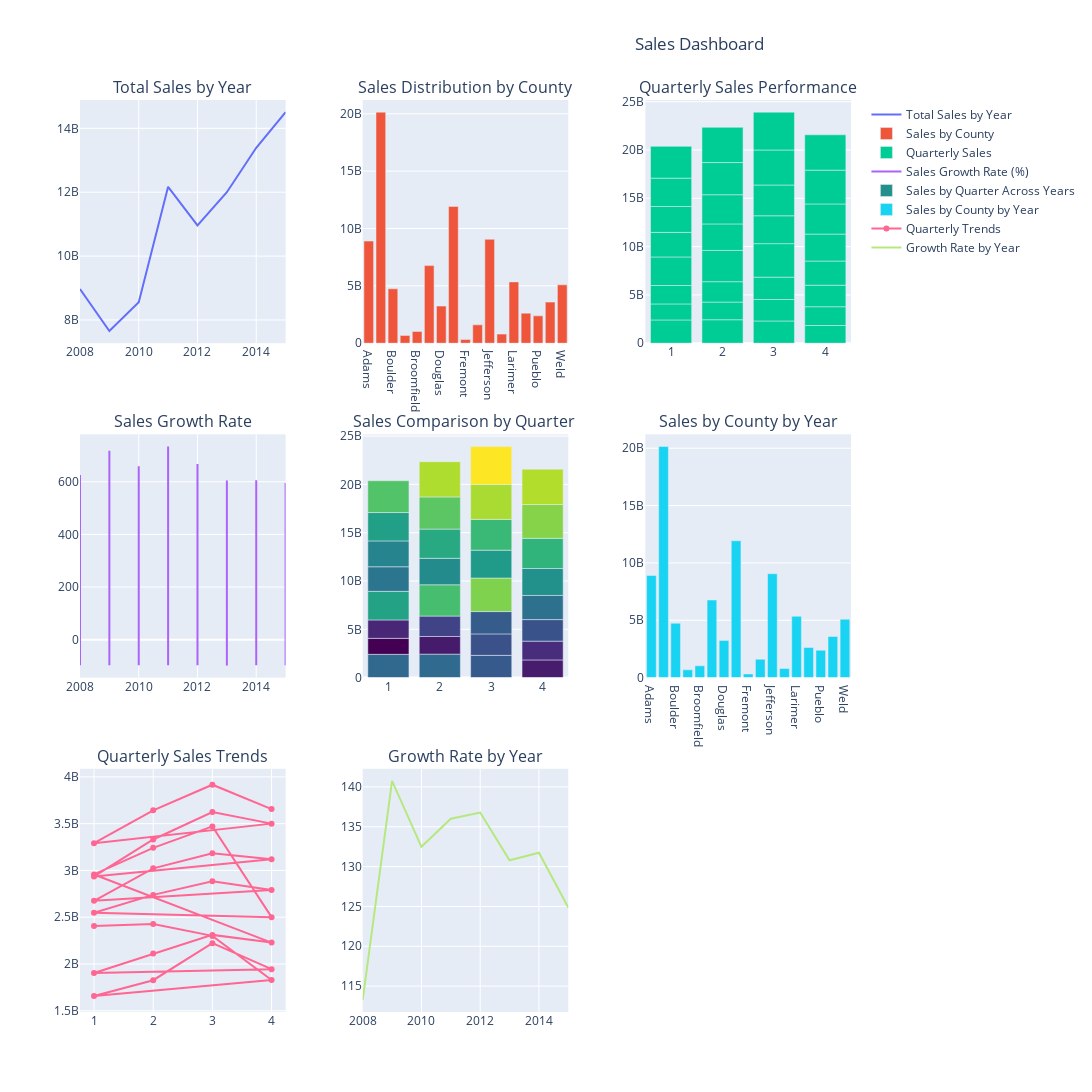

Notebook code for this chart:
### Code cell
# Create subplots
fig = make_subplots(
    rows=3, cols=3,
    subplot_titles=(
        "Total Sales by Year", "Sales Distribution by County", "Quarterly Sales Performance",
        "Sales Growth Rate", "Sales Comparison by Quarter ", 
        "Sales by County by Year", "Quarterly Sales Trends", "Growth Rate by Year"
    ),
    row_heights=[2.9, 2.9, 2.9],  # Adjust row heights for better layout
    vertical_spacing=0.1,
    horizontal_spacing=0.1
)

# 1. Total Sales by Year (Line chart)
total_sales_by_year = df.groupby('year')['sales'].sum().reset_index()
fig.add_trace(
    go.Scatter(x=total_sales_by_year['year'], y=total_sales_by_year['sales'], mode='lines', name="Total Sales by Year"),
    row=1, col=1
)

# 2. Sales Distribution by County (Bar chart)
sales_by_county = df.groupby('county')['sales'].sum().reset_index()
fig.add_trace(
    go.Bar(x=sales_by_county['county'], y=sales_by_county['sales'], name="Sales by County"),
    row=1, col=2
)

# 3. Quarterly Sales Performance (Bar chart)
quarterly_sales = df.groupby(['year', 'quarter'])['sales'].sum().reset_index()
fig.add_trace(
    go.Bar(x=quarterly_sales['quarter'], y=quarterly_sales['sales'], name="Quarterly Sales"),
    row=1, col=3
)

# 4. Sales Growth Rate (Line chart)
df['growth_rate'] = df.groupby('year')['sales'].pct_change() * 100
fig.add_trace(
    go.Scatter(x=df['year'], y=df['growth_rate'], mode='lines', name="Sales Growth Rate (%)"),
    row=2, col=1
)

# 5. Sales Comparison by Quarter Across Years (Bar chart)
fig.add_trace(
    go.Bar(
        x=quarterly_sales['quarter'], 
        y=quarterly_sales['sales'],
        name="Sales by Quarter Across Years",
        marker=dict(color=quarterly_sales['sales'], colorscale='Viridis')
    ),
    row=2, col=2
)

# 6. Sales by County by Year (Bar chart)
fig.add_trace(
    go.Bar(x=sales_by_county['county'], y=sales_by_county['sales'], name="Sales by County by Year"),
    row=2, col=3
)

# 7. Quarterly Sales Trends (Line chart)
fig.add_trace(
    go.Scatter(x=quarterly_sales['quarter'], y=quarterly_sales['sales'], mode='lines+markers', name="Quarterly Trends"),
    row=3, col=1
)

# 8. Growth Rate by Year (Line chart)
growth_rate_by_year = df.groupby('year')['growth_rate'].mean().reset_index()
fig.add_trace(
    go.Scatter(x=growth_rate_by_year['year'], y=growth_rate_by_year['growth_rate'], mode='lines', name="Growth Rate by Year"),
    row=3, col=2
)

# Update layout to increase chart size
fig.update_layout(
    title_text="Sales Dashboard",
    showlegend=True,
    width=1100,  # Increase width
    height=1100,  # Increase height
    title_x=0.7  # Center the title
)

# Show the dashboard
fig.show()

### Figure 1 — Plotly figure (JSON) as saved in the notebook; plotly's stock layout.template omitted (floating-point values rounded to 4 significant figures; data arrays with more than 128 entries replaced by an {"elided": "..."} marker saying what was removed)
{"data": [{"mode": "lines", "name": "Total Sales by Year", "type": "scatter", "x": [2008, 2009, 2010, 2011, 2012, 2013, 2014, 2015], "xaxis": "x", "y": [8965561000, 7652500000, 8556088000, 12170441000, 10960876000, 12000615000, 13392487000, 14506732000], "yaxis": "y"}, {"name": "Sales by County", "type": "bar", "x": ["Adams", "Arapahoe", "Boulder", "Boulder/Broomfield", "Broomfield", "Denver", "Douglas", "El Paso", "Fremont", "Garfield", "Jefferson", "La Plata", "Larimer", "Mesa", "Pueblo", "Rest of State", "Weld"], "xaxis": "x2", "y": [8902115000, 20142323000, 4742532000, 677201000, 1027326000, 6763613000, 3236493000, 11926044000, 316939000, 1600594000, 9058407000, 792807000, 5344367000, 2621436000, 2384044000, 3582170000, 5086889000], "yaxis": "y2"}, {"name": "Quarterly Sales", "type": "bar", "x": [1, 2, 3, 4, 1, 2, 3, 4, 1, 2, 3, 4, 1, 2, 3, 4, 1, 2, 3, 4, 1, 2, 3, 4, 1, 2, 3, 4, 1, 2, 3, 4], "xaxis": "x3", "y": [2407552000, 2427936000, 2300541000, 1829532000, 1657155000, 1826950000, 2223123000, 1945272000, 1904579000, 2111542000, 2311231000, 2228736000, 2957148000, 3241654000, 3470846000, 2500793000, 2547108000, 2738843000, 2885037000, 2789888000, 2675387000, 3022493000, 3183370000, 3119365000, 2936644000, 3331042000, 3624346000, 3500455000, 3291273000, 3642834000, 3916440000, 3656185000], "yaxis": "y3"}, {"mode": "lines", "name": "Sales Growth Rate (%)", "type": "scatter", "x": {"elided": "501 int values"}, "xaxis": "x4", "y": {"elided": "501 float values"}, "yaxis": "y4"}, {"marker": {"color": [2407552000, 2427936000, 2300541000, 1829532000, 1657155000, 1826950000, 2223123000, 1945272000, 1904579000, 2111542000, 2311231000, 2228736000, 2957148000, 3241654000, 3470846000, 2500793000, 2547108000, 2738843000, 2885037000, 2789888000, 2675387000, 3022493000, 3183370000, 3119365000, 2936644000, 3331042000, 3624346000, 3500455000, 3291273000, 3642834000, 3916440000, 3656185000], "colorscale": [[0, "#440154"], [0.1111, "#482878"], [0.2222, "#3e4989"], [0.3333, "#31688e"], [0.4444, "#26828e"], [0.5556, "#1f9e89"], [0.6667, "#35b779"], [0.7778, "#6ece58"], [0.8889, "#b5de2b"], [1, "#fde725"]]}, "name": "Sales by Quarter Across Years", "type": "bar", "x": [1, 2, 3, 4, 1, 2, 3, 4, 1, 2, 3, 4, 1, 2, 3, 4, 1, 2, 3, 4, 1, 2, 3, 4, 1, 2, 3, 4, 1, 2, 3, 4], "xaxis": "x5", "y": [2407552000, 2427936000, 2300541000, 1829532000, 1657155000, 1826950000, 2223123000, 1945272000, 1904579000, 2111542000, 2311231000, 2228736000, 2957148000, 3241654000, 3470846000, 2500793000, 2547108000, 2738843000, 2885037000, 2789888000, 2675387000, 3022493000, 3183370000, 3119365000, 2936644000, 3331042000, 3624346000, 3500455000, 3291273000, 3642834000, 3916440000, 3656185000], "yaxis": "y5"}, {"name": "Sales by County by Year", "type": "bar", "x": ["Adams", "Arapahoe", "Boulder", "Boulder/Broomfield", "Broomfield", "Denver", "Douglas", "El Paso", "Fremont", "Garfield", "Jefferson", "La Plata", "Larimer", "Mesa", "Pueblo", "Rest of State", "Weld"], "xaxis": "x6", "y": [8902115000, 20142323000, 4742532000, 677201000, 1027326000, 6763613000, 3236493000, 11926044000, 316939000, 1600594000, 9058407000, 792807000, 5344367000, 2621436000, 2384044000, 3582170000, 5086889000], "yaxis": "y6"}, {"mode": "lines+markers", "name": "Quarterly Trends", "type": "scatter", "x": [1, 2, 3, 4, 1, 2, 3, 4, 1, 2, 3, 4, 1, 2, 3, 4, 1, 2, 3, 4, 1, 2, 3, 4, 1, 2, 3, 4, 1, 2, 3, 4], "xaxis": "x7", "y": [2407552000, 2427936000, 2300541000, 1829532000, 1657155000, 1826950000, 2223123000, 1945272000, 1904579000, 2111542000, 2311231000, 2228736000, 2957148000, 3241654000, 3470846000, 2500793000, 2547108000, 2738843000, 2885037000, 2789888000, 2675387000, 3022493000, 3183370000, 3119365000, 2936644000, 3331042000, 3624346000, 3500455000, 3291273000, 3642834000, 3916440000, 3656185000], "yaxis": "y7"}, {"mode": "lines", "name": "Growth Rate by Year", "type": "scatter", "x": [2008, 2009, 2010, 2011, 2012, 2013, 2014, 2015], "xaxis": "x8", "y": [113.3, 140.7, 132.5, 136.0, 136.8, 130.8, 131.7, 124.8], "yaxis": "y8"}], "layout": {"annotations": [{"font": {"size": 16}, "showarrow": false, "text": "Total Sales by Year", "x": 0.1333, "xanchor": "center", "xref": "paper", "y": 1, "yanchor": "bottom", "yref": "paper"}, {"font": {"size": 16}, "showarrow": false, "text": "Sales Distribution by County", "x": 0.5, "xanchor": "center", "xref": "paper", "y": 1, "yanchor": "bottom", "yref": "paper"}, {"font": {"size": 16}, "showarrow": false, "text": "Quarterly Sales Performance", "x": 0.8667, "xanchor": "center", "xref": "paper", "y": 1, "yanchor": "bottom", "yref": "paper"}, {"font": {"size": 16}, "showarrow": false, "text": "Sales Growth Rate", "x": 0.1333, "xanchor": "center", "xref": "paper", "y": 0.6333, "yanchor": "bottom", "yref": "paper"}, {"font": {"size": 16}, "showarrow": false, "text": "Sales Comparison by Quarter ", "x": 0.5, "xanchor": "center", "xref": "paper", "y": 0.6333, "yanchor": "bottom", "yref": "paper"}, {"font": {"size": 16}, "showarrow": false, "text": "Sales by County by Year", "x": 0.8667, "xanchor": "center", "xref": "paper", "y": 0.6333, "yanchor": "bottom", "yref": "paper"}, {"font": {"size": 16}, "showarrow": false, "text": "Quarterly Sales Trends", "x": 0.1333, "xanchor": "center", "xref": "paper", "y": 0.2667, "yanchor": "bottom", "yref": "paper"}, {"font": {"size": 16}, "showarrow": false, "text": "Growth Rate by Year", "x": 0.5, "xanchor": "center", "xref": "paper", "y": 0.2667, "yanchor": "bottom", "yref": "paper"}], "height": 1100, "showlegend": true, "title": {"text": "Sales Dashboard", "x": 0.7}, "width": 1100, "xaxis": {"anchor": "y", "autorange": true, "domain": [0, 0.2667], "range": [2008, 2015], "type": "linear"}, "xaxis2": {"anchor": "y2", "autorange": true, "domain": [0.3667, 0.6333], "range": [-0.5, 16.5], "type": "category"}, "xaxis3": {"anchor": "y3", "autorange": true, "domain": [0.7333, 1], "range": [0.5, 4.5], "type": "linear"}, "xaxis4": {"anchor": "y4", "autorange": true, "domain": [0, 0.2667], "range": [2008, 2015], "type": "linear"}, "xaxis5": {"anchor": "y5", "autorange": true, "domain": [0.3667, 0.6333], "range": [0.5, 4.5], "type": "linear"}, "xaxis6": {"anchor": "y6", "autorange": true, "domain": [0.7333, 1], "range": [-0.5, 16.5], "type": "category"}, "xaxis7": {"anchor": "y7", "autorange": true, "domain": [0, 0.2667], "range": [0.7624, 4.238], "type": "linear"}, "xaxis8": {"anchor": "y8", "autorange": true, "domain": [0.3667, 0.6333], "range": [2008, 2015], "type": "linear"}, "xaxis9": {"anchor": "y9", "domain": [0.7333, 1]}, "yaxis": {"anchor": "x", "autorange": true, "domain": [0.7333, 1], "range": [7272000000.0, 14890000000.0], "type": "linear"}, "yaxis2": {"anchor": "x2", "autorange": true, "domain": [0.7333, 1], "range": [0, 21200000000.0], "type": "linear"}, "yaxis3": {"anchor": "x3", "autorange": true, "domain": [0.7333, 1], "range": [0, 25170000000.0], "type": "linear"}, "yaxis4": {"anchor": "x4", "autorange": true, "domain": [0.3667, 0.6333], "range": [-144.1, 779.9], "type": "linear"}, "yaxis5": {"anchor": "x5", "autorange": true, "domain": [0.3667, 0.6333], "range": [0, 25170000000.0], "type": "linear"}, "yaxis6": {"anchor": "x6", "autorange": true, "domain": [0.3667, 0.6333], "range": [0, 21200000000.0], "type": "linear"}, "yaxis7": {"anchor": "x7", "autorange": true, "domain": [0, 0.2667], "range": [1488000000.0, 4086000000.0], "type": "linear"}, "yaxis8": {"anchor": "x8", "autorange": true, "domain": [0, 0.2667], "range": [111.8, 142.3], "type": "linear"}, "yaxis9": {"anchor": "x9", "domain": [0, 0.2667]}}}
